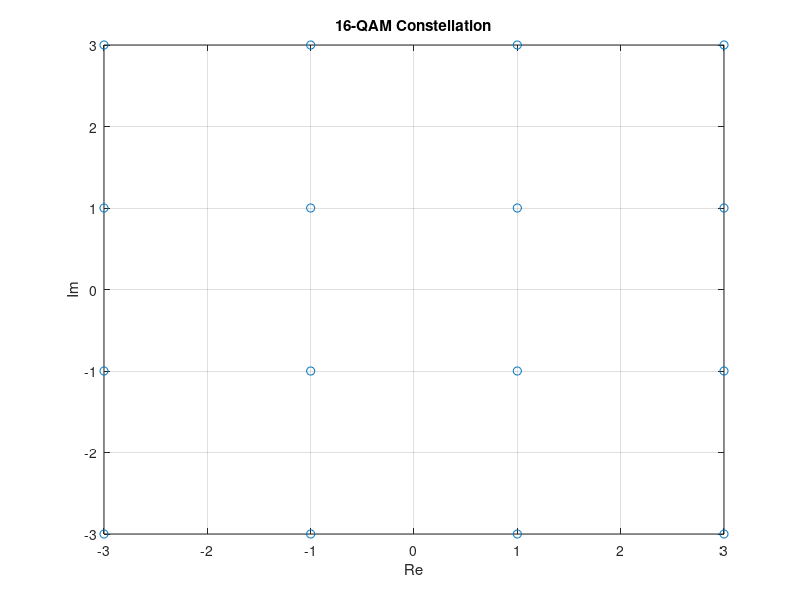
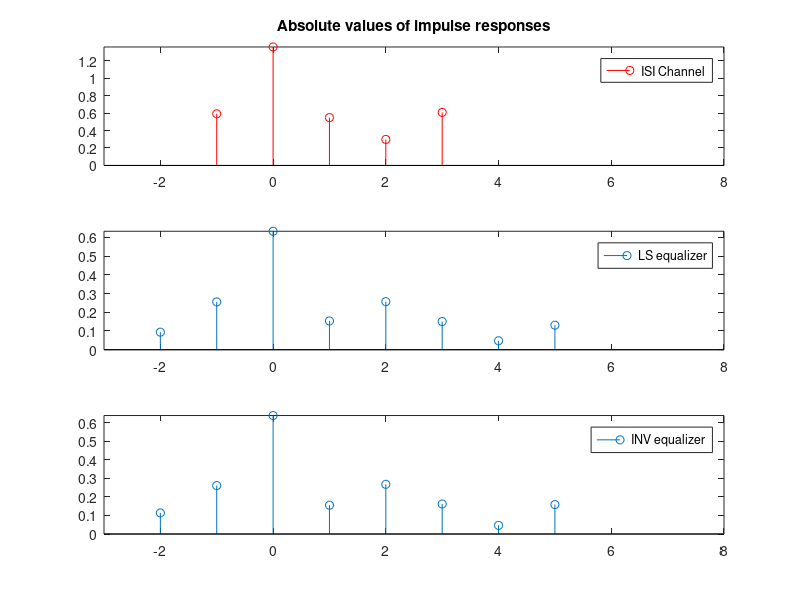
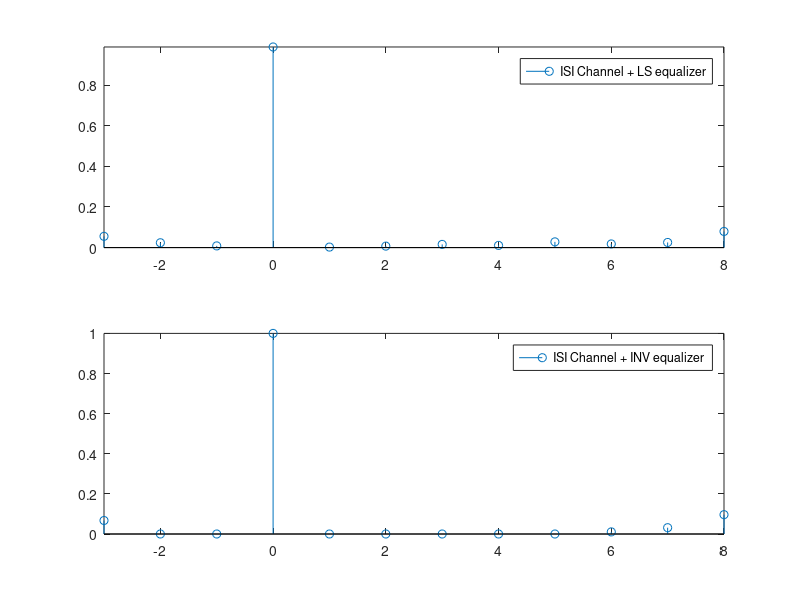
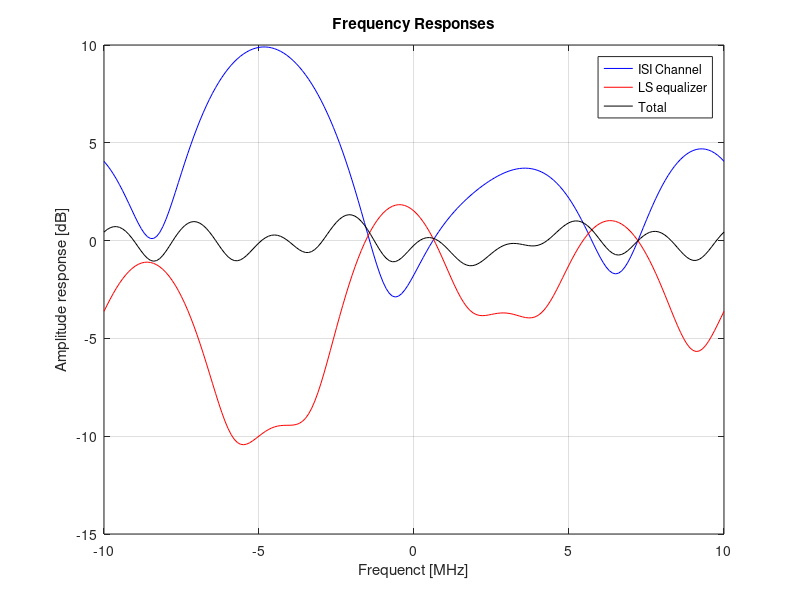

Write MATLAB code to recreate these figures, in order. (Note: this script raises an error after producing the figures.)
%1.2
Rs = 20e6; %Symbol Rate
%16 QAM alphabet
a = repmat(-3:2:3,1,4)-[repmat(-3j,1,4) repmat(-1j,1,4) repmat(1j,1,4) repmat(3j,1,4)];
Ak = a(randi(16,1000,1)); %Sequence of 1000 samples
figure(1);
plot(real(a), imag(a),'o');
title('16-QAM Constellation');
grid;
xlabel('Re');
ylabel('Im');
%%
%1.3
p = [0.19+.56j .45-1.28j -.14-.53j -.19+.23j .33+.51j]; %Channel model
L1 = 1;
L2 = 3;
figure(2);
subplot(3,1,1);
stem(-L1:L2,abs(p),'r');
legend('ISI Channel');
title('Absolute values of impulse responses'); %Abs values of channel impulse response

%Amplitude response of the channel
figure(4);
[H,f] = freqz(p,1,-Rs/2:Rs/200:Rs/2, Rs);
plot(f/1e6, 20*log10(abs(H)),'b');
grid on;
xlabel('Frequenct [MHz]');
ylabel('Amplitude response [dB]');
legend('ISI Channel');
title('Frequency Responses');
%%
%1.4
Rk = filter(p,1,Ak);
Rk = Rk(L1+1:end);
figure(6);
plot(real(Rk), imag(Rk),'o');
grid on;
xlabel('Re');
ylabel('Im'); %Constellation with ISI
%%
%2.1
%FIR zero forcing eq (LS approach)
N1 = 2;
N2 = 5;
P = convmtx(p.', N1+N2+1);
u_ZF = zeros(N1+N2+L1+L2+1,1); %u vector 
u_ZF(L1+N1+1) = 1; 
c_LS = ((P'*P)\(P'))*u_ZF;
Rk_LS = filter(c_LS,1,Rk);
Rk_LS = Rk_LS(L1+N1+1:end);
%%
%2.2
%FIR zero forcing eq (INV approach)
P_alt = P(N1+L1+1-N1:N1+L1+1+N2,:);
u_alt=zeros(N1+N2+1,1); % u vector (zero forcing) (p.321)
u_alt(N1+1)=1; % Puts the one in the center.
c_INV=P_alt\u_alt; % INV equalizer taps with inverse
Rk_INV=filter(c_INV,1,Rk); % Equalized data
Rk_INV=Rk_INV(L1+N1+1:end); % Discard the transient of the equalizer
%%
%% Plotting absolute values of the impulse responses of the equalizers
figure(2);subplot(312);stem(-N1:N2,abs(c_LS)); legend('LS equalizer'); axis([-N1-L1 N2+L2 0 Inf]); figure(2);subplot(313);stem(-N1:N2,abs(c_INV)); legend('INV equalizer'); axis([-N1-L1 N2+L2 0 Inf]);
    figure(2); subplot(311); axis([-N1-L1 N2+L2 0 Inf]);
%% Plotting absolute values of the total impulse response of channel + LS/INV equalizers
figure(3);subplot(211);stem(-N1-L1:N2+L2,abs(conv(p,c_LS))); legend('ISI Channel + LS equalizer'); axis([-N1-L1 N2+L2 0 Inf]); figure(3);subplot(212);stem(-N1-L1:N2+L2,abs(conv(p,c_INV))); legend('ISI Channel + INV equalizer'); axis([-N1-L1 N2+L2 0 Inf]);
%% Plotting amplitude responses of the LS equalizer and the
%% product of channel and LS equalizer
figure(4); hold on; [H_LS,f]=freqz(c_LS,1,-Rs/2:Rs/200:Rs/2,Rs); plot(f/1e6,20*log10(abs(H_LS)),'r'); % Amplitude response of the LS equalizer
figure(4); H_tot=H.*H_LS; plot(f/1e6,20*log10(abs(H_tot)),'k'); hold off;
legend('ISI Channel','LS equalizer','Total') % Amplitude response of the channel+LS equalizer
%% Plotting amplitude responses of the channel, INV equalizer
%% and the product of channel and LS equalizer
figure(5); hold on; plot(f/1e6,20*log10(abs(H)),'r'); grid on; title('Frequency Responses'); [H_INV,f]=freqz(c_INV,1,-Rs/2:Rs/200:Rs/2,Rs); % Amplitude response of the INV equalizer plot(f/1e6,20*log10(abs(H_INV)));
xlabel('Frequency [MHz]');ylabel('Amplitude response [dB]');
H_tot_inv=H.*H_INV; plot(f/1e6,20*log10(abs(H_tot_inv)),'k'); hold off;
legend('ISI Channel','INV equalizer','Total') % Amplitude response of the channel+INV equalizer
%% Plotting constellations (Comparing first method to non-equalized)
figure(6); hold on; plot(real(Rk_LS),imag(Rk_LS),'r.'); % Equalized constellation plot(real(a),imag(a),'ko', 'MarkerSize',6, 'MarkerFaceColor','k'); hold off; %Ideal
constellation
grid on; legend('Data after ISI channel','Equalized data','Ideal constellation points'); axis equal;
    %% Plotting constellations (Comparing second method to first method)
figure(7); hold on;
plot(real(Rk_INV),imag(Rk_INV),'rx'); % LS equalized constellation plot(real(Rk_LS),imag(Rk_LS),'g.'); % INV equalized constellation plot(real(a),imag(a),'ko', 'MarkerSize',6, 'MarkerFaceColor','k'); hold off; %Ideal
constellation
grid on; legend('Equalized data (INV)','Equalized data (LS)','Ideal constellation points'); xlabel('RE');ylabel('IM'); axis equal;

